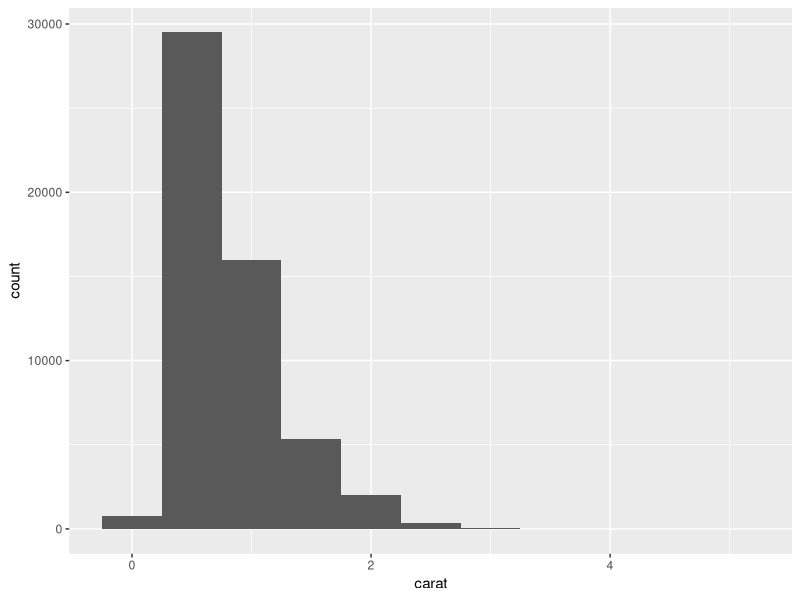
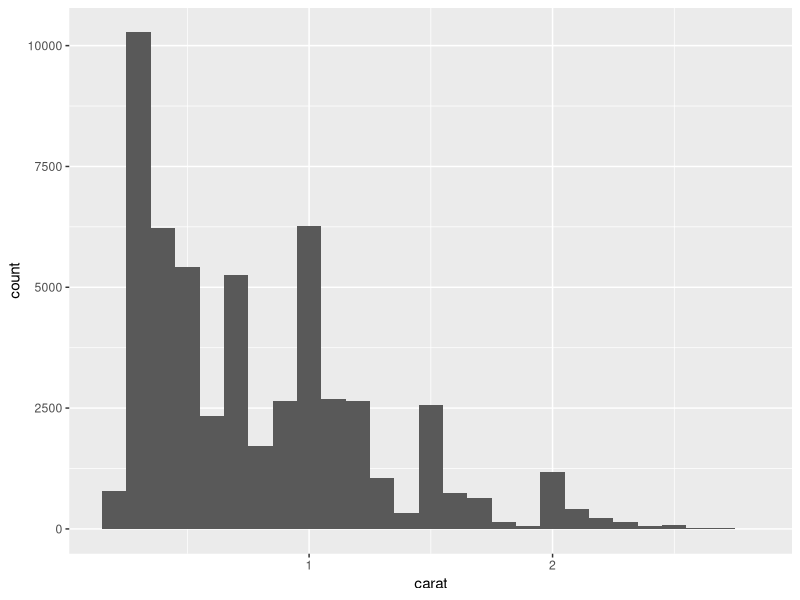
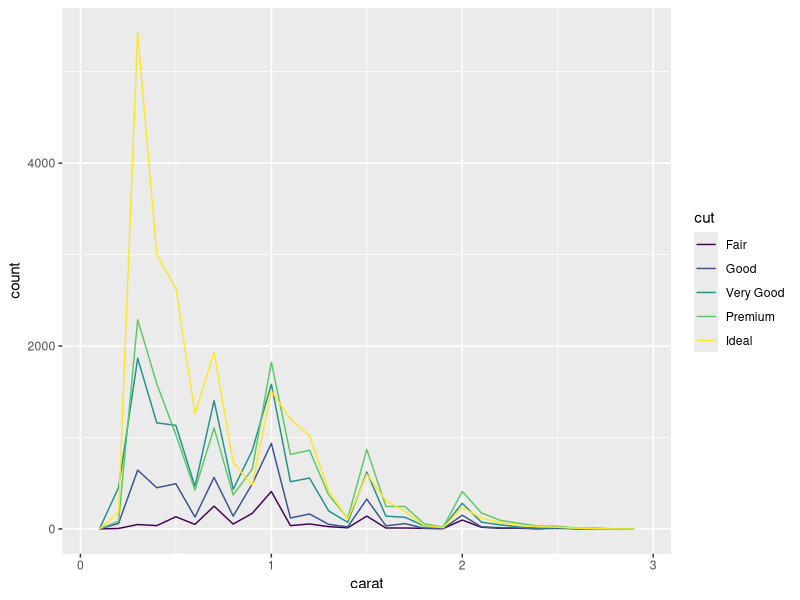
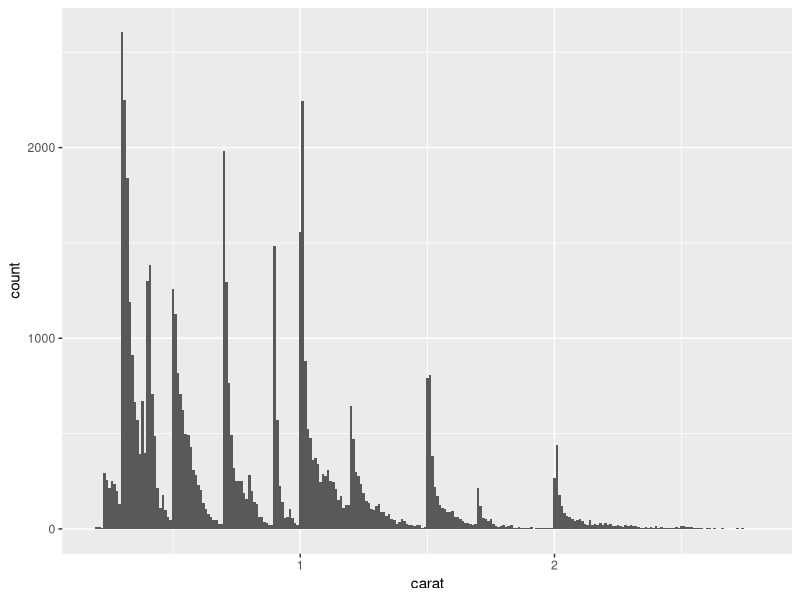
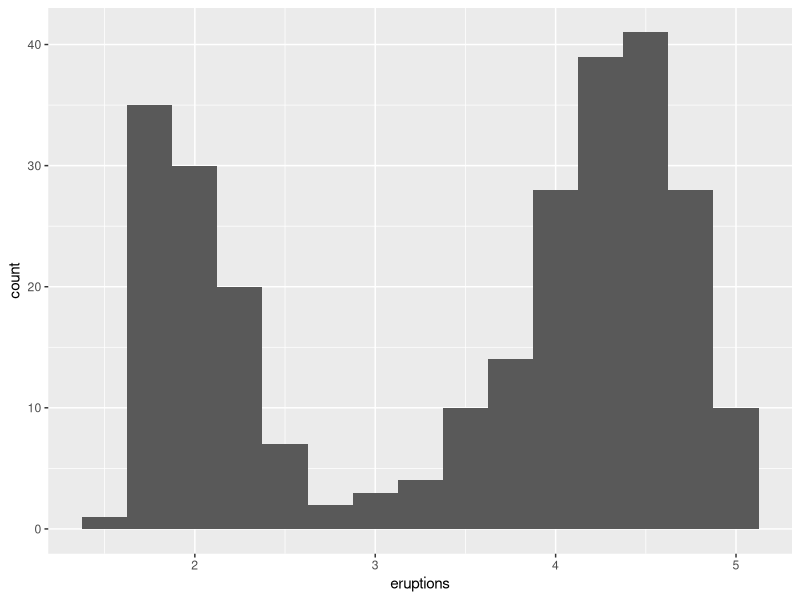

These charts were generated, in order, by the following R code:
library(tidyverse)

diamonds %>% count(cut)

ggplot(data = diamonds)+
  geom_histogram(mapping = aes(x=carat), binwidth = 0.5)

smaller <- diamonds %>% filter(carat <3)

ggplot(data = smaller)+
  geom_histogram(mapping = aes(x=carat), binwidth = .1)

ggplot(data = smaller, aes(x=carat, colour=cut))+
  geom_freqpoly(binwidth = .1)

ggplot(data = smaller, mapping = aes(x=carat))+
  geom_histogram( binwidth = .01)

ggplot(data=faithful, mapping=aes(x=eruptions))+
  geom_histogram(binwidth = .25)

?diamonds

diamonds %>% filter(carat == 1)
